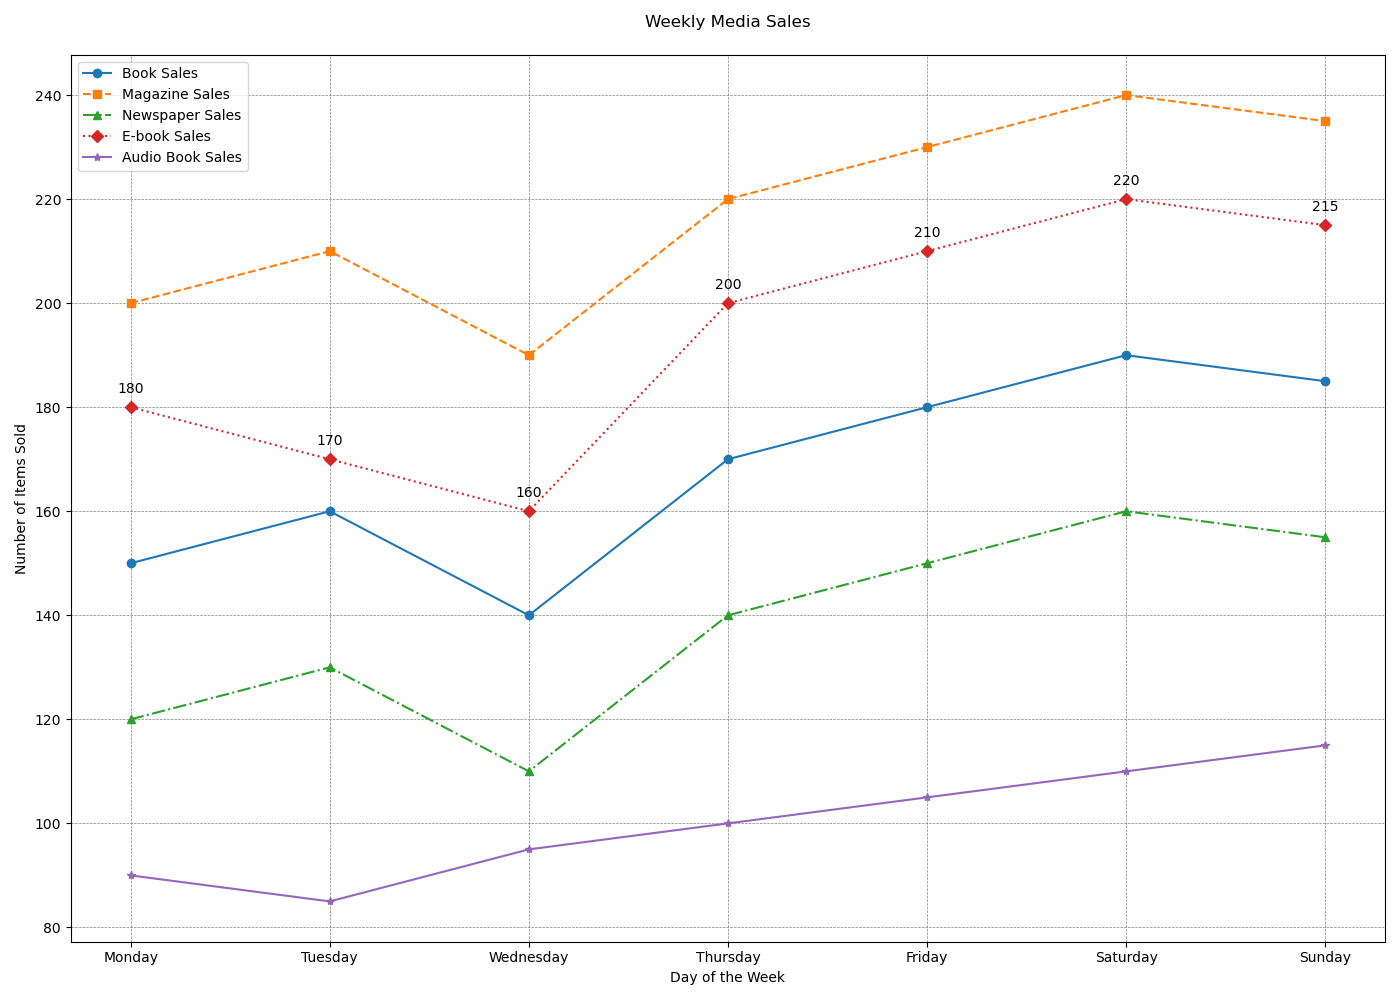

Recreate this plot in Python.

import matplotlib.pyplot as plt

# Table data provided
data = [
    {'Day': 'Monday', 'Book Sales': 150, 'Magazine Sales': 200, 'Newspaper Sales': 120, 'E-book Sales': 180, 'Audio Book Sales': 90},
    {'Day': 'Tuesday', 'Book Sales': 160, 'Magazine Sales': 210, 'Newspaper Sales': 130, 'E-book Sales': 170, 'Audio Book Sales': 85},
    {'Day': 'Wednesday', 'Book Sales': 140, 'Magazine Sales': 190, 'Newspaper Sales': 110, 'E-book Sales': 160, 'Audio Book Sales': 95},
    {'Day': 'Thursday', 'Book Sales': 170, 'Magazine Sales': 220, 'Newspaper Sales': 140, 'E-book Sales': 200, 'Audio Book Sales': 100},
    {'Day': 'Friday', 'Book Sales': 180, 'Magazine Sales': 230, 'Newspaper Sales': 150, 'E-book Sales': 210, 'Audio Book Sales': 105},
    {'Day': 'Saturday', 'Book Sales': 190, 'Magazine Sales': 240, 'Newspaper Sales': 160, 'E-book Sales': 220, 'Audio Book Sales': 110},
    {'Day': 'Sunday', 'Book Sales': 185, 'Magazine Sales': 235, 'Newspaper Sales': 155, 'E-book Sales': 215, 'Audio Book Sales': 115}
]

# Extracting data for plotting
days = [item['Day'] for item in data]
book_sales = [item['Book Sales'] for item in data]
magazine_sales = [item['Magazine Sales'] for item in data]
newspaper_sales = [item['Newspaper Sales'] for item in data]
ebook_sales = [item['E-book Sales'] for item in data]
audiobook_sales = [item['Audio Book Sales'] for item in data]

# Creating a line chart with a different line style and marker for each type
plt.figure(figsize=(14, 10))
plt.plot(days, book_sales, label='Book Sales', linestyle='-', marker='o', color='#1f77b4')
plt.plot(days, magazine_sales, label='Magazine Sales', linestyle='--', marker='s', color='#ff7f0e')
plt.plot(days, newspaper_sales, label='Newspaper Sales', linestyle='-.', marker='^', color='#2ca02c')
plt.plot(days, ebook_sales, label='E-book Sales', linestyle=':', marker='D', color='#d62728')
plt.plot(days, audiobook_sales, label='Audio Book Sales', linestyle='-', marker='*', color='#9467bd')

# Adding relevant titles and labels
plt.title('Weekly Media Sales', pad=20)
plt.xlabel('Day of the Week')
plt.ylabel('Number of Items Sold')
plt.legend(loc='upper left')

# Customizing the grid
plt.grid(True, linestyle='--', linewidth=0.5, color='gray')

# Adding annotations for E-book Sales
for i, txt in enumerate(ebook_sales):
    plt.annotate(txt, (days[i], ebook_sales[i]), textcoords="offset points", xytext=(0,10), ha='center')

# Displaying the chart
plt.tight_layout()
plt.show()
